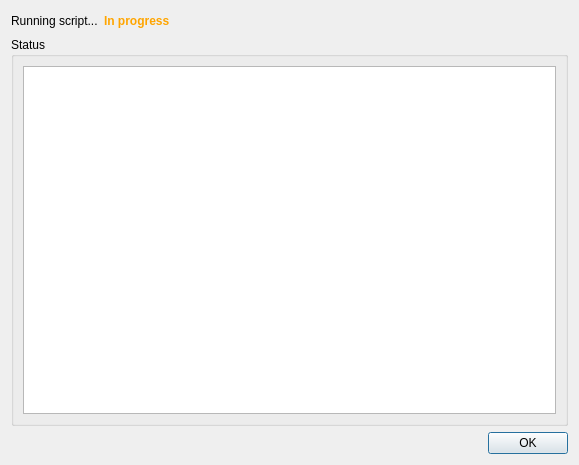
<?xml version="1.0" encoding="UTF-8"?>
<ui version="4.0">
 <class>SolarusEditor::ExternalScriptDialog</class>
 <widget class="QDialog" name="SolarusEditor::ExternalScriptDialog">
  <property name="geometry">
   <rect>
    <x>0</x>
    <y>0</y>
    <width>579</width>
    <height>465</height>
   </rect>
  </property>
  <property name="windowTitle">
   <string>Running script</string>
  </property>
  <layout class="QVBoxLayout" name="verticalLayout_3">
   <item>
    <layout class="QVBoxLayout" name="verticalLayout_2">
     <item>
      <layout class="QHBoxLayout" name="horizontalLayout_2">
       <item>
        <widget class="QLabel" name="description_label">
         <property name="text">
          <string>Running script...</string>
         </property>
        </widget>
       </item>
       <item>
        <widget class="QLabel" name="status_label">
         <property name="font">
          <font>
           <weight>75</weight>
           <bold>true</bold>
          </font>
         </property>
         <property name="styleSheet">
          <string notr="true">color: orange;</string>
         </property>
         <property name="text">
          <string>In progress</string>
         </property>
        </widget>
       </item>
       <item>
        <spacer name="horizontalSpacer">
         <property name="orientation">
          <enum>Qt::Horizontal</enum>
         </property>
         <property name="sizeHint" stdset="0">
          <size>
           <width>40</width>
           <height>20</height>
          </size>
         </property>
        </spacer>
       </item>
      </layout>
     </item>
     <item>
      <widget class="QGroupBox" name="output_group">
       <property name="title">
        <string>Status</string>
       </property>
       <layout class="QVBoxLayout" name="verticalLayout">
        <item>
         <widget class="QPlainTextEdit" name="output_field">
          <property name="readOnly">
           <bool>true</bool>
          </property>
         </widget>
        </item>
       </layout>
      </widget>
     </item>
     <item>
      <widget class="QDialogButtonBox" name="button_box">
       <property name="orientation">
        <enum>Qt::Horizontal</enum>
       </property>
       <property name="standardButtons">
        <set>QDialogButtonBox::Ok</set>
       </property>
      </widget>
     </item>
    </layout>
   </item>
  </layout>
 </widget>
 <resources/>
 <connections>
  <connection>
   <sender>button_box</sender>
   <signal>accepted()</signal>
   <receiver>SolarusEditor::ExternalScriptDialog</receiver>
   <slot>accept()</slot>
   <hints>
    <hint type="sourcelabel">
     <x>248</x>
     <y>254</y>
    </hint>
    <hint type="destinationlabel">
     <x>157</x>
     <y>274</y>
    </hint>
   </hints>
  </connection>
  <connection>
   <sender>button_box</sender>
   <signal>rejected()</signal>
   <receiver>SolarusEditor::ExternalScriptDialog</receiver>
   <slot>reject()</slot>
   <hints>
    <hint type="sourcelabel">
     <x>316</x>
     <y>260</y>
    </hint>
    <hint type="destinationlabel">
     <x>286</x>
     <y>274</y>
    </hint>
   </hints>
  </connection>
 </connections>
</ui>
